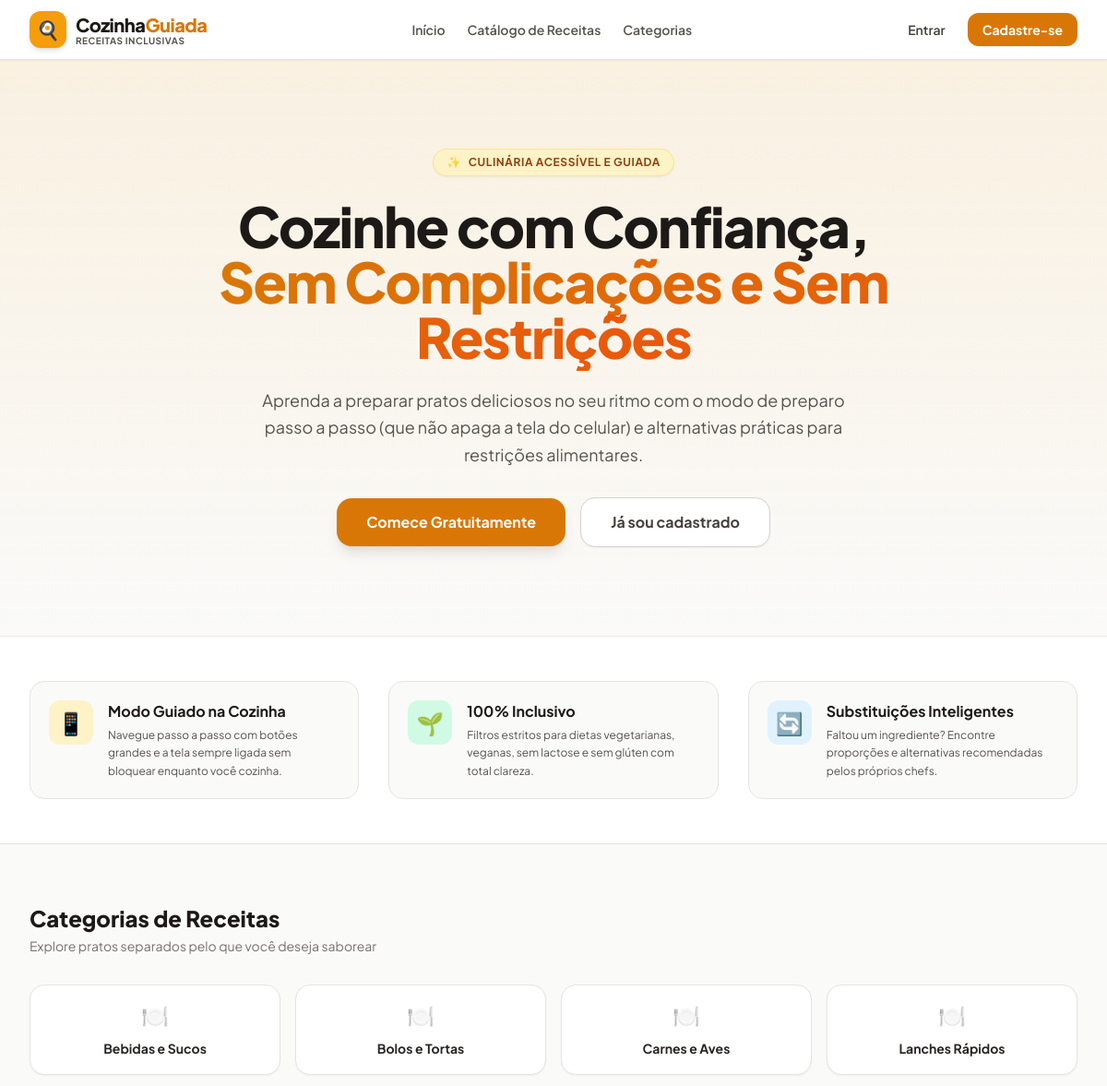
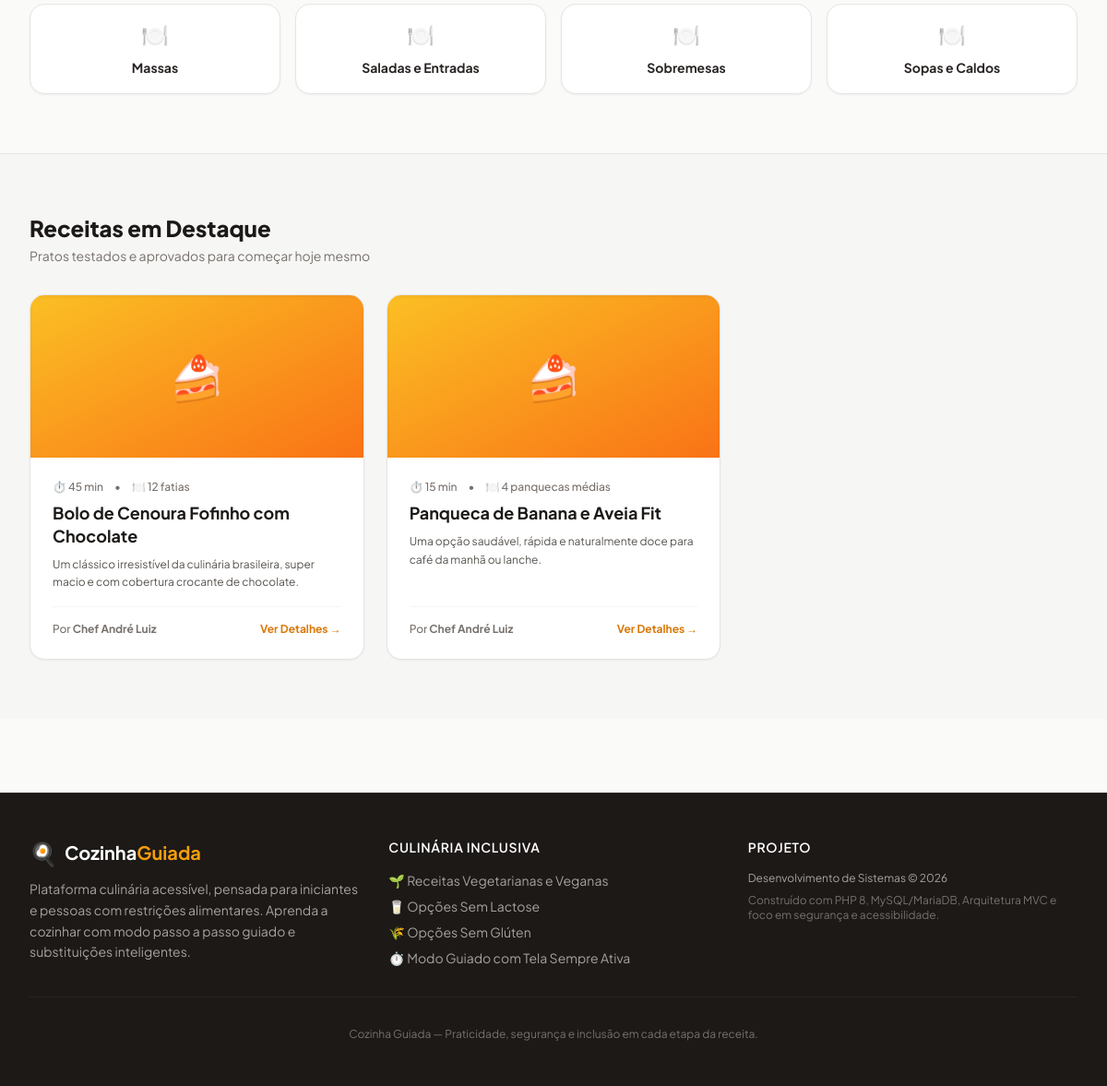
The page / on the database its author committed (2 pictures, top to bottom).
### tables this page shows
CREATE TABLE `categorias` (
  `id` INT AUTO_INCREMENT PRIMARY KEY,
  `nome` VARCHAR(80) NOT NULL UNIQUE,
  `slug` VARCHAR(80) NOT NULL UNIQUE,
  `descricao` VARCHAR(255) NULL,
  `criado_em` TIMESTAMP DEFAULT CURRENT_TIMESTAMP
);

CREATE TABLE `receitas` (
  `id` INT AUTO_INCREMENT PRIMARY KEY,
  `usuario_id` INT NOT NULL,  
  `titulo` VARCHAR(150) NOT NULL,
  `descricao` TEXT NOT NULL,
  `tempo_preparo_minutos` INT NOT NULL DEFAULT 0,  
  `rendimento` VARCHAR(60) NULL,  
  `temperatura` VARCHAR(50) NULL,  
  `intensidade_fogo` VARCHAR(50) NULL,  
  `ponto_esperado` VARCHAR(120) NULL,  
  `visibilidade` ENUM('publica', 'privada') NOT NULL DEFAULT 'publica',  
  `status_moderacao` ENUM('ativo', 'removido') NOT NULL DEFAULT 'ativo',  
  `criado_em` TIMESTAMP DEFAULT CURRENT_TIMESTAMP,
  `atualizado_em` TIMESTAMP DEFAULT CURRENT_TIMESTAMP ON UPDATE CURRENT_TIMESTAMP,
  CONSTRAINT `fk_receita_autor` FOREIGN KEY (`usuario_id`) REFERENCES `usuarios` (`id`) ON DELETE CASCADE
);

CREATE TABLE `usuarios` (
  `id` INT AUTO_INCREMENT PRIMARY KEY,
  `nome` VARCHAR(120) NOT NULL,
  `email` VARCHAR(180) NOT NULL UNIQUE,
  `senha` VARCHAR(255) NOT NULL,  
  `perfil` ENUM('visitante', 'cadastrado', 'produtor', 'administrador') NOT NULL DEFAULT 'cadastrado',
  `bio` TEXT NULL,  
  `ativo` TINYINT(1) NOT NULL DEFAULT 1,  
  `criado_em` TIMESTAMP DEFAULT CURRENT_TIMESTAMP,
  `atualizado_em` TIMESTAMP DEFAULT CURRENT_TIMESTAMP ON UPDATE CURRENT_TIMESTAMP
);

### src/Controllers/HomeController.php (called while the page is built, shortened)
<?php
require_once CONFIG_PATH . '/constants.php';
require_once SRC_PATH . '/Utils/Session.php';
class HomeController {
    public function index(): void {
        $db = Database::getConnection();
        $stmt = $db->query("
            SELECT r.id, r.titulo, r.descricao, r.tempo_preparo_minutos, r.rendimento, u.nome AS autor_nome
            FROM receitas r
            JOIN usuarios u ON r.usuario_id = u.id
            WHERE r.visibilidade = 'publica' AND r.status_moderacao = 'ativo'
            ORDER BY r.criado_em DESC
            LIMIT 6
        ");
        $destaques = $stmt->fetchAll();
        $stmtCat = $db->query("SELECT id, nome, slug FROM categorias ORDER BY nome ASC");
        $categorias = $stmtCat->fetchAll();
        require_once VIEWS_PATH . '/home/index.php';
    }
}

### src/Utils/Session.php (called while the page is built, shortened)
<?php
class Session {
    public static function has(string $key): bool {
        return isset($_SESSION[$key]);
    }
}

### views/home/index.php (the view, shortened to what this page needs)
<?php
require_once VIEWS_PATH . '/layouts/header.php';
?>
<section class="relative bg-gradient-to-b from-amber-500/10 via-amber-500/5 to-transparent py-16 sm:py-24 border-b border-stone-200/60">
    <div class="max-w-7xl mx-auto px-4 sm:px-6 lg:px-8 text-center">
        <span class="inline-flex items-center gap-2 px-3.5 py-1.5 rounded-full text-xs font-bold uppercase tracking-wider bg-amber-100 text-amber-800 border border-amber-200 shadow-sm mb-6">
            <span>✨</span> Culinária Acessível e Guiada
        </span>
        <h1 class="text-4xl sm:text-6xl font-extrabold text-stone-900 tracking-tight max-w-4xl mx-auto leading-tight">
            Cozinhe com Confiança, <br>
            <span class="text-transparent bg-clip-text bg-gradient-to-r from-amber-600 to-orange-600">
            </span>
        </h1>
        <p class="mt-6 text-lg text-stone-600 max-w-2xl mx-auto leading-relaxed">
            Aprenda a preparar pratos deliciosos no seu ritmo com o modo de preparo passo a passo (que não apaga a tela do celular) e alternativas práticas para restrições alimentares.
        </p>
        <div class="mt-8 flex flex-wrap items-center justify-center gap-4">
            <?php if (!Session::has('user_id')): ?>
                <a href="/cadastro" class="px-8 py-3.5 bg-amber-600 hover:bg-amber-700 text-white font-bold rounded-2xl shadow-lg hover:shadow-xl transition-all transform hover:-translate-y-0.5">
                    Comece Gratuitamente
                </a>
                <a href="/login" class="px-8 py-3.5 bg-white hover:bg-stone-50 text-stone-700 font-bold rounded-2xl border border-stone-300 shadow-sm transition-all">
                    Já sou cadastrado
                </a>
            <?php endif; ?>
        </div>
    </div>
</section>
<section class="py-12 bg-white border-b border-stone-200">
    <div class="max-w-7xl mx-auto px-4 sm:px-6 lg:px-8">
        <div class="grid grid-cols-1 md:grid-cols-3 gap-8">
            <div class="flex items-start gap-4 p-5 rounded-2xl bg-stone-50 border border-stone-200">
                <div class="w-12 h-12 rounded-xl bg-amber-100 text-amber-700 flex items-center justify-center text-2xl flex-shrink-0">
                    📱
                </div>
                <div>
                    <h3 class="font-bold text-stone-900 text-base mb-1">Modo Guiado na Cozinha</h3>
                    <p class="text-xs text-stone-600 leading-relaxed">
                        Navegue passo a passo com botões grandes e a tela sempre ligada sem bloquear enquanto você cozinha.
                    </p>
                </div>
            </div>
            <div class="flex items-start gap-4 p-5 rounded-2xl bg-stone-50 border border-stone-200">
                <div class="w-12 h-12 rounded-xl bg-emerald-100 text-emerald-700 flex items-center justify-center text-2xl flex-shrink-0">
                    🌱
                </div>
                <div>
                    <h3 class="font-bold text-stone-900 text-base mb-1">100% Inclusivo</h3>
                    <p class="text-xs text-stone-600 leading-relaxed">
                        Filtros estritos para dietas vegetarianas, veganas, sem lactose e sem glúten com total clareza.
                    </p>
                </div>
            </div>
            <div class="flex items-start gap-4 p-5 rounded-2xl bg-stone-50 border border-stone-200">
                <div class="w-12 h-12 rounded-xl bg-sky-100 text-sky-700 flex items-center justify-center text-2xl flex-shrink-0">
                    🔄
                </div>
                <div>
                    <h3 class="font-bold text-stone-900 text-base mb-1">Substituições Inteligentes</h3>
                    <p class="text-xs text-stone-600 leading-relaxed">
                        Faltou um ingrediente? Encontre proporções e alternativas recomendadas pelos próprios chefs.
                    </p>
                </div>
            </div>
        </div>
    </div>
</section>
<section id="categorias" class="py-16">
    <div class="max-w-7xl mx-auto px-4 sm:px-6 lg:px-8">
        <div class="flex items-center justify-between mb-8">
            <div>
                <h2 class="text-2xl font-extrabold text-stone-900">Categorias de Receitas</h2>
                <p class="text-sm text-stone-500 mt-1">Explore pratos separados pelo que você deseja saborear</p>
            </div>
        </div>
        <div class="grid grid-cols-2 sm:grid-cols-4 gap-4">
            <?php foreach ($categorias as $cat): ?>
                <a href="/receitas?categoria=<?= (int)$cat['id'] ?>" class="p-4 bg-white rounded-2xl border border-stone-200 shadow-sm hover:border-amber-400 hover:shadow-md transition-all text-center group">
                    <span class="text-2xl block mb-2 group-hover:scale-110 transition-transform">🍽️</span>
                    <span class="font-bold text-sm text-stone-800 group-hover:text-amber-600 transition-colors"><?= htmlspecialchars($cat['nome']) ?></span>
                </a>
            <?php endforeach; ?>
        </div>
    </div>
</section>
<section id="receitas" class="py-16 bg-stone-100/70 border-t border-stone-200">
    <div class="max-w-7xl mx-auto px-4 sm:px-6 lg:px-8">
        <div class="mb-8">
            <h2 class="text-2xl font-extrabold text-stone-900">Receitas em Destaque</h2>
            <p class="text-sm text-stone-500 mt-1">Pratos testados e aprovados para começar hoje mesmo</p>
        </div>
        <div class="grid grid-cols-1 md:grid-cols-2 lg:grid-cols-3 gap-6">
            <?php foreach ($destaques as $rec): ?>
                <div class="bg-white rounded-2xl border border-stone-200 shadow-sm overflow-hidden flex flex-col hover:shadow-md transition-all">
                    <div class="h-44 bg-gradient-to-br from-amber-400 to-orange-500 flex items-center justify-center text-5xl text-white shadow-inner">
                        🍰
                    </div>
                    <div class="p-6 flex-grow flex flex-col justify-between">
                        <div>
                            <div class="flex items-center gap-3 text-xs text-stone-500 mb-2 font-medium">
                                <span>⏱️ <?= (int)$rec['tempo_preparo_minutos'] ?> min</span>
                                <span>•</span>
                                <span>🍽️ <?= htmlspecialchars($rec['rendimento'] ?? 'Porções variadas') ?></span>
                            </div>
                            <h3 class="text-lg font-bold text-stone-900 mb-2 leading-snug hover:text-amber-600 transition-colors">
                                <a href="/receita?id=<?= (int)$rec['id'] ?>">
                                    <?= htmlspecialchars($rec['titulo']) ?>
                                </a>
                            </h3>
                            <p class="text-xs text-stone-600 line-clamp-2 leading-relaxed mb-4">
                                <?= htmlspecialchars($rec['descricao']) ?>
                            </p>
                        </div>
                        <div class="pt-4 border-t border-stone-100 flex items-center justify-between text-xs">
                            <span class="text-stone-500 font-medium">
                                Por <strong><?= htmlspecialchars($rec['autor_nome']) ?></strong>
                            </span>
                            <a href="/receita?id=<?= (int)$rec['id'] ?>" class="text-amber-600 font-bold hover:underline">
                                Ver Detalhes &rarr;
                            </a>
                        </div>
                    </div>
                </div>
            <?php endforeach; ?>
        </div>
    </div>
</section>
<?php require_once VIEWS_PATH . '/layouts/footer.php'; ?>

### rows shown on the page
categorias: nome "Bebidas e Sucos"
categorias: nome "Bolos e Tortas"
categorias: nome "Carnes e Aves"
categorias: nome "Lanches Rápidos"
categorias: nome "Massas"
categorias: nome "Saladas e Entradas"
categorias: nome "Sobremesas"
categorias: nome "Sopas e Caldos"
receitas: tempo_preparo_minutos "45", rendimento "12 fatias", titulo "Bolo de Cenoura Fofinho com Chocolate", descricao "Um clássico irresistível da culinária brasileira, super macio e com cobertura crocante de chocolate.", usuario.nome "Chef André Luiz"
receitas: tempo_preparo_minutos "15", rendimento "4 panquecas médias", titulo "Panqueca de Banana e Aveia Fit", descricao "Uma opção saudável, rápida e naturalmente doce para café da manhã ou lanche.", usuario.nome "Chef André Luiz"
